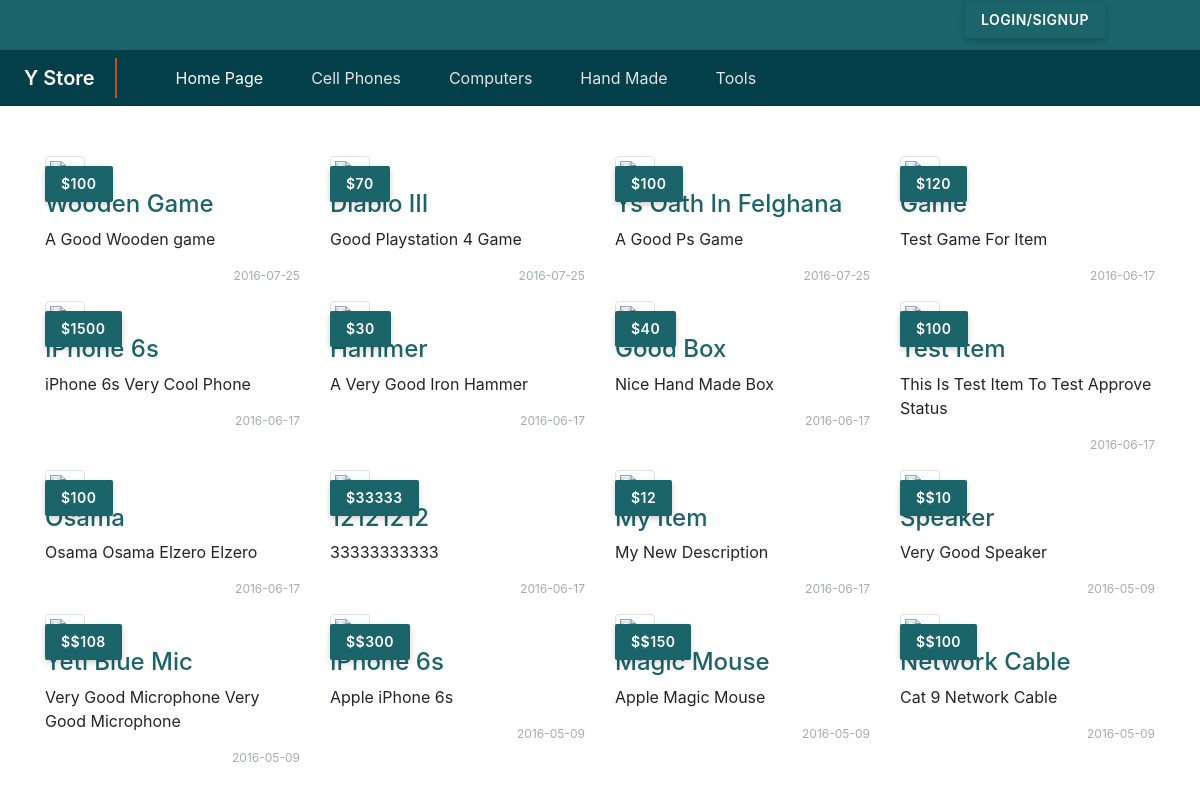
Before: / with the older database file.
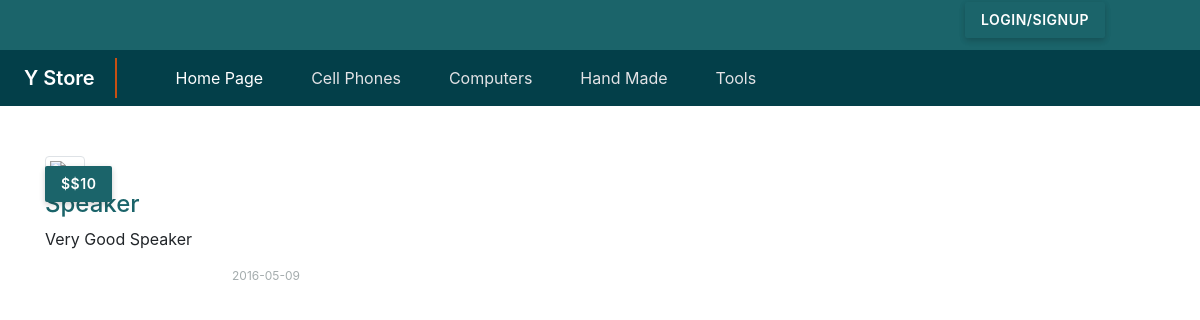
After: the same page with the newer database file.
### tables this page shows
CREATE TABLE IF NOT EXISTS `categories` (
  `CatID` int(11) NOT NULL AUTO_INCREMENT,
  `CatName` varchar(255) NOT NULL,
  `Description` text NOT NULL,
  `parent` int(11) NOT NULL,
  `Ordering` int(11) DEFAULT NULL,
  `Visibility` tinyint(4) NOT NULL DEFAULT 0,
  `Allow_Comment` tinyint(4) NOT NULL DEFAULT 0,
  `Allow_Ads` tinyint(4) NOT NULL DEFAULT 0,
  PRIMARY KEY (`CatID`),
  UNIQUE KEY `Name` (`CatName`)
);

CREATE TABLE IF NOT EXISTS `items` (
  `ItemID` int(11) NOT NULL AUTO_INCREMENT,
  `ItemName` varchar(255) NOT NULL,
  `Description` text NOT NULL,
  `Price` varchar(255) NOT NULL,
  `Date` date NOT NULL,
  `MadeCountry` varchar(255) NOT NULL,
  `Image` varchar(255) NOT NULL,
  `Status` varchar(255) NOT NULL,
  `Rating` smallint(6) NOT NULL,
  `approve` tinyint(4) NOT NULL DEFAULT 0,
  `Cat_ID` int(11) NOT NULL,
  `User_ID` int(11) NOT NULL,
  `tags` varchar(255) DEFAULT NULL,
  PRIMARY KEY (`ItemID`),
  KEY `member_1` (`User_ID`),
  KEY `cat_1` (`Cat_ID`)
);

### init.php (called while the page is built, shortened)
<?php
include "Connect.php";
$temp  = 'Inclodes/templates';
$langu = "Inclodes/Lang";
$fun   = "Inclodes/Functions";
include  $langu . "/english.php";
include  $fun   . "/function.php";
include  $temp  . "/header.php";
include  $temp  . "/navbar.php";
?>

### Inclodes/Lang/english.php (called while the page is built)
<?php
function lang($phrase) {
 static $lang = array (
     "add ads"       => "add ads",
     "edit"          => "Edit",
     "login"         => "Login",
     "defult"        => "Defulte",
     'manage'        => "Manage",
     'update'        => "Update",
     'add'           => "Add",
     'insert'        => "insert",
     'delete'        => "delete",
     'error'         => "error",
     'Activate'      => "Activate",
     'Categories'    =>"Categories",
     'items'         =>"Items",
     'visit shop'    =>"visit shop",
     'Home Page'     => "Home Page",
     'home page'     => "Home Page",
     "Home"          => "Home",
     "Gategories"    => "Gategories",
     "item"          => "Items",
     "members"       => "Members",
     "comments"      => "Comments",
     "statistics"    => "Statistics",
     "logs"          => "Logs",
     "Edit profile"  => "Edit profile",
     "Setting"       => "Setting",
     "logout"        => "Logout",
     "dashboard"     => "Dashboard",
     "profile"      => "profile"
 );
 return $lang[$phrase];
}
?>

### Inclodes/Functions/function.php (called while the page is built, shortened)
<?php
function getcat($cond='')
{
    global $con;
    $stmt1 = $con->prepare("SELECT* From categories $cond  order by CatName ");
    $stmt1->execute();
    $cats = $stmt1->fetchAll();
    return $cats;
}
function getall($table,$order='ItemName',$way = " ASC",$cond=''){
    global $con;
    $stmt = $con->prepare("SELECT* FROM $table  $cond  order by $order  $way");
    $stmt->execute();
    $all = $stmt->fetchAll();
    return $all;
}
        ?>

### index.php (the view, shortened to what this page needs)
<?php
include "init.php";
?>
<div class="container scatdiv">
     <div class = "row">
     <?php
     $record = getall('items','Date',"DESC","WHERE approve =1");
     foreach($record as $v){
         ?>
             <div class="col-md-3 col-6">
              <div class ="thumbnail ">
                      <span class ="pricr-tag">$<?php echo $v['Price']; ?></span>
                      <div class="caption">
                            <h4 ><a class="itema" href="items.php?itemid=<?php echo $v['ItemID'] ?>"><?php echo $v['ItemName']; ?></a></h4>
                            <p><?php echo $v['Description']; ?></p>
                            <p class="float-right idate"><?php echo $v['Date']; ?></p>
                     </div>
          </div>
             </div>
        <?php
     }
      ?>
    </div>
</div>
<?php
include $temp."/footer.php";
?>

### Inclodes/templates/header.php (shortened to what this page needs)
<!DOCTYPE html>
<html>
<head>
        <link rel="stylesheet" href="Layout/Css/bootstrap.css">
        <link rel="stylesheet" href="Layout/Css/all.css">
        <link rel="stylesheet" href="Layout/Css/jquery-ui.min.css">
        <link rel="stylesheet" href="Layout/Css/jquery.selectBoxIt.css">
        <link rel="stylesheet" href="Layout/Css/admins.css">
        </head>
        <body>

### Inclodes/templates/navbar.php (shortened to what this page needs)
<nav class="container-fluid upar">
      <div class="container upercon">
        <?php
        if (isset($_SESSION['user'])) {
          $status = checkstatus($_SESSION['userid']);
          ?>
          <div class="float-left">
            <?php
             if ($status==0) {
              ?>
               <p  class ="uperspan notcro">welcome <?php echo $_SESSION['user']; ?></p>
              <?php
            }
?>
          </div>
          <div  class="float-right">
          <a class="prfile" href="profile.php"><span  class ="uperspan">profile</span></a>
          <a class="prfile" href="newad.php"><span  class ="uperspan">new AD</span></a>
          <a class="prfile" href="profile.php#my-ads"><span  class ="uperspan">My ADS</span></a>
          <a class="prfile" href="logout.php"><span  class ="uperspan">logout</span></a>
          </div>
          <?php
          if ($status==1) {
            ?>
             <span  class ="uperspan">your account is not active yet</span>
            <?php
          }
        }
        else
        {
          ?>
            <a class="float-right loghsin" href="login.php">
          <span class ="uperspan">Login/Signup</span>
        </a>
        <?php
        }
        ?>
      </div>
      </nav>
<nav class="navbar  navbar-expand-lg navbar-dark  navbar-default x main-store-nav">
  <a class="navbar-brand" href="#">Y Store</a>
  <div class="collapse navbar-collapse" id="navbarSupportedContent">
    <ul class="navbar-nav mr-auto">
      <li class="nav-item active">
        <a class="nav-link" href="index.php"><?php echo lang('home page');   ?></a>
      </li>
           <?php
                 $cats = getcat("WHERE parent =0");
                 foreach ($cats as $v) {
                   echo "<li class='nav-item '>";
                   echo "<a class='nav-link' href='categories.php?pageid=".$v['CatID']."&pagename=". str_replace(" ","-",$v['CatName']) . "'>".$v['CatName']."</a>";
                   echo "</li>";
                  }
           ?>
        </div>
</nav>

### Inclodes/templates/footer.php (shortened to what this page needs)
</html>

### Layout/Css/admins.css (style rules this page uses)
body { height: 1200px; }
.main-store-nav li { text-transform: capitalize; }
.nav-item { padding-right: 2rem; }
.navbar-dark .navbar-nav .nav-link { color: #e3e3e6; }
.navbar { padding-left: 2%; margin-bottom: 50px; }
.bg-primary, .x { background-color: #033F49; }
.navbar-brand { font-weight: 600; border-right: solid 2px #c75013; padding-right: 20px; }
.navbar-collapse { padding-left: 3%; }
.upar { background-color: #1B646A; padding: 2px 0px 2px 0px; }
.upar .loghsin { color: #f9f9f9; margin-right: 20px; }
.upercon { margin-bottom: 10px; }
.uperspan { background: #1B646A; padding: 10px 16px; width: auto; font-weight: 600; text-transform: uppercase; font-size: 14px; color: #fff; line-height: 16px; letter-spacing: 0.5px; border-radius: 2px; box-shadow: 0 2px 6px rgba(0, 0, 0, 0.1), 0 3px 6px rgba(0, 0, 0, 0.1); border: 0; outline: 0; margin: 0px 30px 0px 0; transition: all 0.25s; cursor: pointer; display: inline-block; }
.idate { font-size: 12px; color: #a4acad; padding-top: 0px; }
.itema { color: #1B646A; text-transform: capitalize; }
.pricr-tag { position: absolute; top: 10px; background: #1B646A; padding: 10px 16px; font-weight: 600; text-transform: uppercase; font-size: 14px; color: #fff; line-height: 16px; letter-spacing: 0.5px; border-radius: 2px; box-shadow: 0 2px 6px rgba(0, 0, 0, 0.1), 0 3px 6px rgba(0, 0, 0, 0.1); }

Changed rows visible on the page:
removed items: Price "100", ItemName "Wooden Game", Description "A Good Wooden game", Date "2016-07-25"
removed items: Price "70", ItemName "Diablo III", Description "Good Playstation 4 Game", Date "2016-07-25"
removed items: Price "100", ItemName "Ys Oath In Felghana", Description "A Good Ps Game", Date "2016-07-25"
removed items: Price "120", ItemName "Game", Description "Test Game For Item", Date "2016-06-17"
removed items: Price "1500", ItemName "IPhone 6s", Description "iPhone 6s Very Cool Phone", Date "2016-06-17"
removed items: Price "30", ItemName "Hammer", Description "A Very Good Iron Hammer", Date "2016-06-17"
removed items: Price "40", ItemName "Good Box", Description "Nice Hand Made Box", Date "2016-06-17"
removed items: Price "100", ItemName "Test Item", Description "This Is Test Item To Test Approve Status", Date "2016-06-17"
removed items: Price "100", ItemName "Osama", Description "Osama Osama Elzero Elzero", Date "2016-06-17"
removed items: Price "33333", ItemName "12121212", Description "33333333333", Date "2016-06-17"
removed items: Price "12", ItemName "My Item", Description "My New Description", Date "2016-06-17"
removed items: Price "$108", ItemName "Yeti Blue Mic", Description "Very Good Microphone Very Good Microphone", Date "2016-05-09"
removed items: Price "$300", ItemName "IPhone 6s", Description "Apple iPhone 6s", Date "2016-05-09"
removed items: Price "$150", ItemName "Magic Mouse", Description "Apple Magic Mouse", Date "2016-05-09"
removed items: Price "$100", ItemName "Network Cable", Description "Cat 9 Network Cable", Date "2016-05-09"
